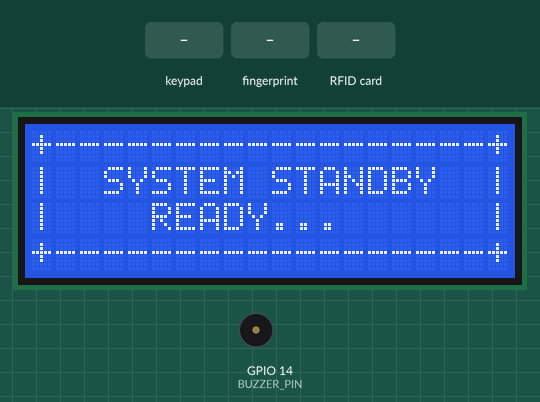
Bench run of a sketch on a simulated ESP32. Parts: 20×4 character LCD, buzzer (waves = sounding, pin HIGH). Wiring (inferred from the names in the program): 4×4 keypad with keys 1 2 3 A 4 5 6 B 7 8 9 C * 0 # D (labels assumed): rows GPIO 41, GPIO 42, GPIO 2, GPIO 1; columns GPIO 40, GPIO 39, GPIO 38, GPIO 37. Inputs (shaded band) come from the test bench. Pins used as bus, display or sensor lines are not drawn; what the sketch prints to the serial monitor is not drawn.

Above: at 4.7 s.
4.8 s: keypad keys 4 0 3 9 3 8 3 7 pressed 0.4 s apart
At 7.2 s:
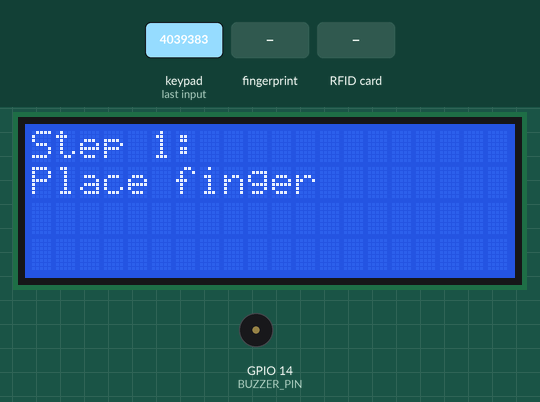
9.5 s: finger stored as number 1 placed on the sensor
At 10.2 s:
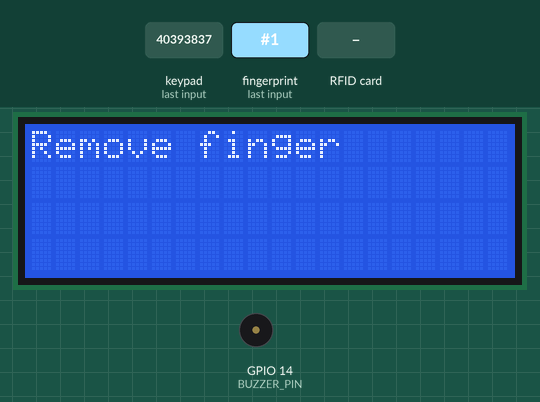
12.5 s: finger stored as number 1 placed on the sensor
At 14.1 s:
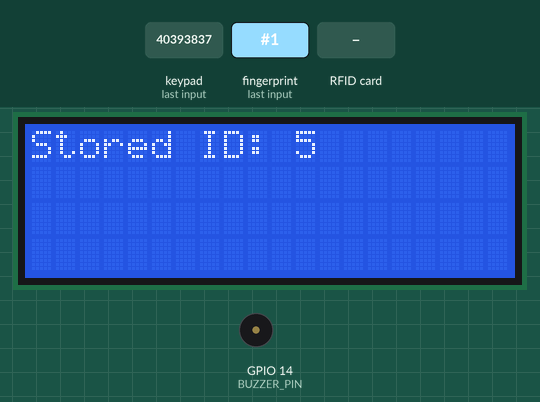
15.5 s: RFID card 52 91 7E 53 held to the reader
At 17.2 s:
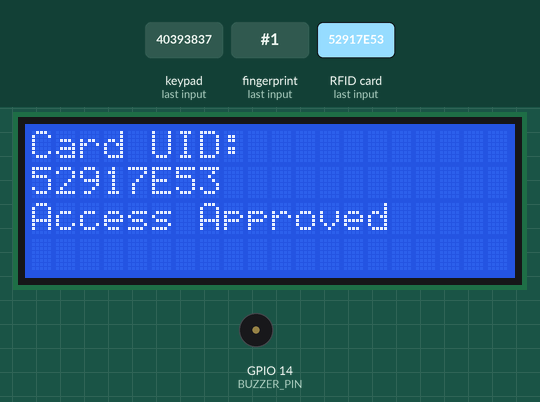
18.5 s: key '#' pressed
At 20.4 s:
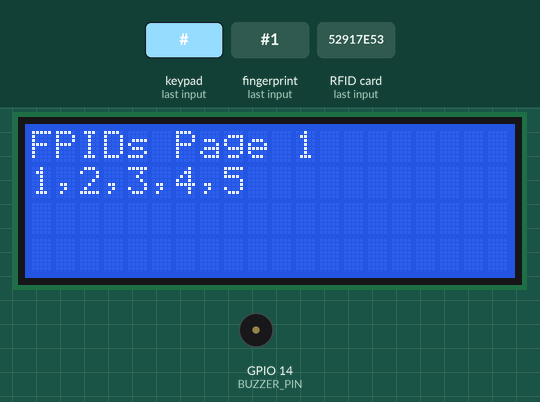
20.7 s: key 'D' pressed
At 22.1 s:
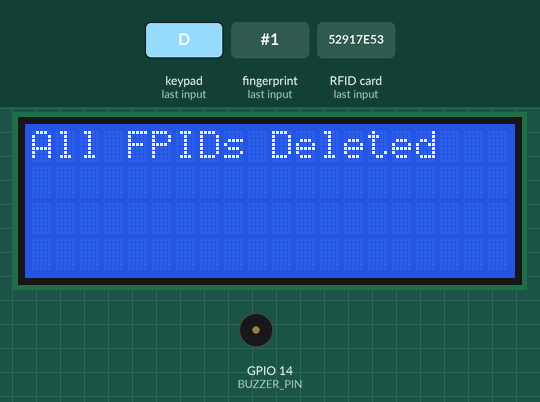
Timing chart, 0 to 23.7 s (numbered marks = the images above; inputs shaded):
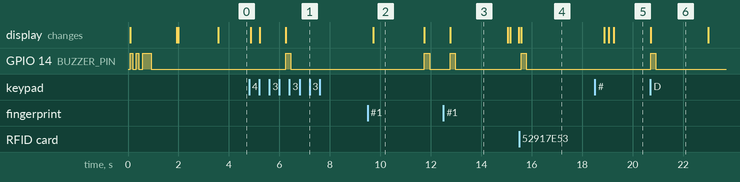

Measured:
- after the input at 4.8 s, GPIO 14 (BUZZER_PIN): LOW → HIGH after 1.4 s, → LOW 0.20 s later; the display: first changes after 0.07 s (image 1 shows a later state)
- after the input at 9.5 s, GPIO 14 (BUZZER_PIN): LOW → HIGH after 2.2 s, → LOW 0.20 s later; the display: changes after 0.22 s (image 2)
- after the input at 12.5 s, GPIO 14 (BUZZER_PIN): LOW → HIGH after 0.26 s, → LOW 0.20 s later; the display: changes after 0.26 s (image 3)
- after the input at 15.5 s, GPIO 14 (BUZZER_PIN): LOW → HIGH after 0.09 s, → LOW 0.20 s later; the display: changes after 0.09 s (image 4)
- after the input at 18.5 s, the display: first differs from a run without the input after 0.74 s (image 5)
- after the input at 20.7 s, GPIO 14 (BUZZER_PIN): LOW → HIGH at once, → LOW 0.20 s later; the display: changes at once (image 6)
- what the display in image 2 shows lasts 2.0 s, from 9.7 s to 11.7 s

The sketch:

Code.ino
```cpp
#include <Wire.h>
#include <LiquidCrystal_I2C.h>
#include <Adafruit_Fingerprint.h>
#include <SPI.h>
#include <MFRC522.h>
#include <vector>
#include <algorithm>

std::vector<int> enrolledIDs;
bool showFPIDList = false;
int fpidPage = 0;
unsigned long fpidShowTime = 0;

#define LCD_ADDRESS 0x27
LiquidCrystal_I2C lcd(LCD_ADDRESS, 20, 4);

// Fingerprint
HardwareSerial mySerial(2); // UART2
Adafruit_Fingerprint finger(&mySerial);

// RFID
#define SS_PIN 5
#define RST_PIN 4
MFRC522 rfid(SS_PIN, RST_PIN);

// Buzzer
#define BUZZER_PIN 14

// Button matrix GPIOs
const int rowPins[4] = {41, 42, 2, 1}; // R1 to R4
const int colPins[4] = {40, 39, 38, 37}; // C1 to C4

// Button states
bool buttonPressed[16] = {false};

// Globals for input and mode
String inputStr = "";
bool enrollMode = false;

// Inactivity timeout
unsigned long lastInputTime = 0;
const unsigned long inputTimeout = 10000; // 10 seconds
bool inputActive = false;

// FPID display constants
const int FPIDsPerPage = 30; // approximate number per 3 lines (comma separated)

void setup() {
  Serial.begin(115200);
  Wire.begin(15, 16); // SDA, SCL
  lcd.init();
  lcd.backlight();
  lcd.clear();
  lcd.setCursor(0, 0);
  lcd.print("Initializing...");
  pinMode(BUZZER_PIN, OUTPUT);

    digitalWrite(BUZZER_PIN, HIGH);
    delay(100);
    digitalWrite(BUZZER_PIN, LOW);
    delay(150);
    digitalWrite(BUZZER_PIN, HIGH);
    delay(100);
    digitalWrite(BUZZER_PIN, LOW);
    delay(150);
    digitalWrite(BUZZER_PIN, HIGH);
    delay(350);
    digitalWrite(BUZZER_PIN, LOW);

  for (int i = 0; i < 4; i++) {
    pinMode(rowPins[i], OUTPUT);
    digitalWrite(rowPins[i], HIGH);
  }
  for (int i = 0; i < 4; i++) {
    pinMode(colPins[i], INPUT_PULLUP);
  }

  mySerial.begin(57600, SERIAL_8N1, 20, 21);
  finger.begin(57600);
  if (finger.verifyPassword()) {
    Serial.println("FP Ready");
    lcd.setCursor(0, 1);
    lcd.print("FP Ready");
  } else {
    Serial.println("FP FAIL");
    lcd.setCursor(0, 1);
    lcd.print("FP FAIL");
  }

  loadEnrolledFPIDs();

  SPI.begin(18, 12, 13, 5);
  rfid.PCD_Init();
  Serial.println("RFID Ready");
  lcd.setCursor(0, 2);
  lcd.print("RFID Ready");
  delay(1500);
  showIdleMenu();
}

void loop() {
  readButtons();

  if (showFPIDList) {
    if (millis() - fpidShowTime > 10000) {
      showFPIDList = false;
      showIdleMenu();
    }
  } else {
    if (!enrollMode) {
      checkFingerprint();
      checkRFID();
    }

    if (inputActive && (millis() - lastInputTime > inputTimeout)) {
      inputStr = "";
      inputActive = false;
      lcd.clear();
      showIdleMenu();
    }
  }
}
void loadEnrolledFPIDs() {
  enrolledIDs.clear();
  for (int id = 1; id <= 127; id++) {
    int p = finger.loadModel(id);
    if (p == FINGERPRINT_OK) {
      enrolledIDs.push_back(id);
    }
  }
}

void showIdleMenu() {
  lcd.clear();
  lcd.setCursor(0, 0);
  lcd.print("+------------------+");
  lcd.setCursor(0, 1);
  lcd.print("|  SYSTEM STANDBY  |");
  lcd.setCursor(0, 2);
  lcd.print("|    READY...      |");
  lcd.setCursor(0, 3);
  lcd.print("+------------------+");
}

void readButtons() {
  for (int r = 0; r < 4; r++) {
    digitalWrite(rowPins[r], LOW);
    for (int c = 0; c < 4; c++) {
      int buttonIndex = r * 4 + c;
      bool pressed = digitalRead(colPins[c]) == LOW;
      if (pressed && !buttonPressed[buttonIndex]) {
        buttonPressed[buttonIndex] = true;
        handleButton(buttonIndex + 1); // Buttons numbered 1 to 16
      }
      if (!pressed) buttonPressed[buttonIndex] = false;
    }
    digitalWrite(rowPins[r], HIGH);
  }
}

void handleButton(int btn) {
  if (enrollMode) return;

  if (showFPIDList) {
    // Pagination controls
    if (btn == 12) { // S12 = Next page
      int maxPage = (enrolledIDs.size() + FPIDsPerPage - 1) / FPIDsPerPage - 1;
      if (fpidPage < maxPage) fpidPage++;
      displayFPIDPage();
      fpidShowTime = millis();
      return;
    } else if (btn == 11) { // S11 = Previous page
      if (fpidPage > 0) fpidPage--;
      displayFPIDPage();
      fpidShowTime = millis();
      return;
    }
  }

  if (btn >= 1 && btn <= 9) {
    inputStr += String(btn);
    updateLCDInput();
    lastInputTime = millis();
    inputActive = true;
  } else if (btn == 10) {
    inputStr += "0";
    updateLCDInput();
    lastInputTime = millis();
    inputActive = true;
  } else if (btn == 13) {
    if (inputStr.length() > 0) {
      inputStr.remove(inputStr.length() - 1);
      updateLCDInput();
      lastInputTime = millis();
    }
  } else if (btn == 14) {
    if (inputStr.length() == 0) {
      lcd.clear();
      lcd.print("Enter ID first");
      delay(1500);
      updateLCDInput();
    } else {
      enrollMode = true;
      enrollFingerprint(inputStr.toInt());
      inputStr = "";
      enrollMode = false;
      lcd.clear();
      showIdleMenu();
      inputActive = false;
    }
  } else if (btn == 15) { // Show FPID list
    if (enrolledIDs.size() == 0) {
      lcd.clear();
      lcd.print("No FPIDs found");
      delay(1500);
      showIdleMenu();
      return;
    }
    showFPIDList = true;
    fpidPage = 0;
    displayFPIDPage();
    fpidShowTime = millis();
  } else if (btn == 16) {
  for (int i = 1; i <= 127; i++) {
    finger.deleteModel(i);
  }
  enrolledIDs.clear();
  lcd.clear();
  lcd.print("All FPIDs Deleted");
  buzz();
  delay(2000);
  showIdleMenu();
  }
}

void updateLCDInput() {
  lcd.clear();
  lcd.print("Input: ");
  lcd.print(inputStr);
}

void enrollFingerprint(int id) {
  int p;
  lcd.clear();
  lcd.print("Enroll ID:");
  lcd.print(id);
  delay(1000);

  // Step 1
  lcd.clear();
  lcd.print("Step 1:");
  lcd.setCursor(0, 1);
  lcd.print("Place finger");
  buzz();

  while (true) {
    p = finger.getImage();
    if (p == FINGERPRINT_OK) break;
    else if (p == FINGERPRINT_NOFINGER) continue;
    else {
      modelError();
      return;
    }
  }

  p = finger.image2Tz(1);
  if (p != FINGERPRINT_OK) {
    modelError();
    return;
  }

  lcd.clear();
  lcd.print("Remove finger");
  delay(2000);

  // Step 2
  lcd.clear();
  lcd.print("Step 2:");
  lcd.setCursor(0, 1);
  lcd.print("Place finger again");
  buzz();

  while (true) {
    p = finger.getImage();
    if (p == FINGERPRINT_OK) break;
    else if (p == FINGERPRINT_NOFINGER) continue;
    else {
      modelError();
      return;
    }
  }

  p = finger.image2Tz(2);
  if (p != FINGERPRINT_OK) {
    modelError();
    return;
  }

  int st = finger.createModel();
  if (st != FINGERPRINT_OK) {
    lcd.clear();
    lcd.print("Model Error");
    delay(2000);
    return;
  }

  st = finger.storeModel(id);
  if (st == FINGERPRINT_OK) {
    lcd.clear();
    lcd.print("Stored ID: ");
    lcd.print(id);
    buzz();
    delay(2000);

    // Add to enrolledIDs vector if not already present
    if (std::find(enrolledIDs.begin(), enrolledIDs.end(), id) == enrolledIDs.end()) {
      enrolledIDs.push_back(id);
    }
  } else {
    lcd.clear();
    lcd.print("Store Failed");
    delay(2000);
  }
}

void checkFingerprint() {
  int p = finger.getImage();
  if (p != FINGERPRINT_OK) return;
  p = finger.image2Tz();
  if (p != FINGERPRINT_OK) return;
  p = finger.fingerSearch();
  if (p != FINGERPRINT_OK) {
    lcd.clear();
    lcd.print("Fingerprint");
    lcd.setCursor(0, 1);
    lcd.print("Access Denied");
    delay(2000);
    return;
  }

  int id = finger.fingerID;
  int conf = finger.confidence;

  lcd.clear();
  lcd.print("FP ID: ");
  lcd.print(id);
  lcd.setCursor(0, 1);
  lcd.print("Match: ");
  lcd.print(conf);
  lcd.print("%");
  lcd.setCursor(0, 2);
  lcd.print("Access Approved");

  buzz();
  delay(3000);
  showIdleMenu();
}

void checkRFID() {
  if (!rfid.PICC_IsNewCardPresent() || !rfid.PICC_ReadCardSerial()) return;

  String uid = "";
  for (byte i = 0; i < rfid.uid.size; i++) {
    uid += String(rfid.uid.uidByte[i] < 0x10 ? "0" : "");
    uid += String(rfid.uid.uidByte[i], HEX);
  }
  uid.toUpperCase();

  lcd.clear();
  lcd.print("Card UID:");
  lcd.setCursor(0, 1);
  lcd.print(uid);

  if (uid == "52917E53" || uid == "10288E11" || uid == "D1AE9B0D" || uid == "E03EDB10") {
    lcd.setCursor(0, 2);
    lcd.print("Access Approved");
    buzz();
  } else {
    lcd.setCursor(0, 2);
    lcd.print("Access Denied");
  }

  delay(3000);
  showIdleMenu();
  rfid.PICC_HaltA();
}

void buzz() {
  digitalWrite(BUZZER_PIN, HIGH);
  delay(200);
  digitalWrite(BUZZER_PIN, LOW);
}

void modelError() {
  lcd.clear();
  lcd.print("Model error");
  delay(2000);
  lcd.clear();
}

void displayFPIDPage() {
  lcd.clear();
  lcd.print("FPIDs Page ");
  lcd.print(fpidPage + 1);

  int startIdx = fpidPage * FPIDsPerPage;
  int endIdx = std::min(startIdx + FPIDsPerPage, (int)enrolledIDs.size());
  String line = "";
  int lineNum = 1;

  for (int i = startIdx; i < endIdx; i++) {
    line += String(enrolledIDs[i]);
    if (i != endIdx - 1) line += ",";
    if (line.length() > 19 || i == endIdx - 1) {
      lcd.setCursor(0, lineNum);
      lcd.print(line);
      line = "";
      lineNum++;
      if (lineNum > 3) break;
    }
  }
}

void deleteAllFPIDs() {
  // Delete all stored models from fingerprint sensor
  lcd.clear();
  lcd.print("Deleting...");
  for (int i = 0; i < 127; i++) {
    finger.deleteModel(i);
  }
  enrolledIDs.clear();

  lcd.clear();
  lcd.print("All FPIDs Deleted");
  buzz();
  delay(2000);
  showIdleMenu();
}
```
